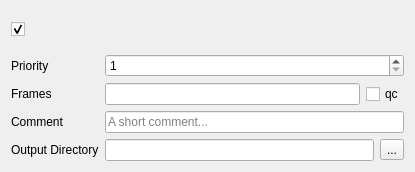
<?xml version="1.0" encoding="UTF-8"?>
<ui version="4.0">
 <class>Form</class>
 <widget class="QWidget" name="Form">
  <property name="geometry">
   <rect>
    <x>0</x>
    <y>0</y>
    <width>415</width>
    <height>172</height>
   </rect>
  </property>
  <property name="windowTitle">
   <string>Form</string>
  </property>
  <layout class="QVBoxLayout" name="verticalLayout">
   <item>
    <layout class="QHBoxLayout" name="horizontalLayout_2">
     <item>
      <widget class="QCheckBox" name="renderableCheck">
       <property name="maximumSize">
        <size>
         <width>25</width>
         <height>16777215</height>
        </size>
       </property>
       <property name="text">
        <string/>
       </property>
       <property name="checked">
        <bool>true</bool>
       </property>
      </widget>
     </item>
     <item>
      <widget class="QLabel" name="jobNameLbl">
       <property name="font">
        <font>
         <pointsize>10</pointsize>
         <weight>75</weight>
         <bold>true</bold>
        </font>
       </property>
       <property name="text">
        <string notr="true"/>
       </property>
       <property name="alignment">
        <set>Qt::AlignCenter</set>
       </property>
      </widget>
     </item>
    </layout>
   </item>
   <item>
    <layout class="QFormLayout" name="formLayout">
     <property name="fieldGrowthPolicy">
      <enum>QFormLayout::AllNonFixedFieldsGrow</enum>
     </property>
     <item row="1" column="0">
      <widget class="QLabel" name="priorityLabel">
       <property name="text">
        <string>Priority</string>
       </property>
      </widget>
     </item>
     <item row="1" column="1">
      <widget class="QSpinBox" name="prioritySpinBox">
       <property name="minimum">
        <number>1</number>
       </property>
       <property name="maximum">
        <number>100</number>
       </property>
      </widget>
     </item>
     <item row="2" column="0">
      <widget class="QLabel" name="framesLabel">
       <property name="text">
        <string>Frames</string>
       </property>
      </widget>
     </item>
     <item row="2" column="1">
      <layout class="QHBoxLayout" name="horizontalLayout_3">
       <item>
        <widget class="QLineEdit" name="framesLineEdit"/>
       </item>
       <item>
        <widget class="QCheckBox" name="qcCheck">
         <property name="text">
          <string>qc</string>
         </property>
        </widget>
       </item>
      </layout>
     </item>
     <item row="4" column="0">
      <widget class="QLabel" name="label">
       <property name="text">
        <string>Output Directory</string>
       </property>
      </widget>
     </item>
     <item row="4" column="1">
      <layout class="QHBoxLayout" name="horizontalLayout">
       <item>
        <widget class="QLineEdit" name="outptuDirLine"/>
       </item>
       <item>
        <widget class="QToolButton" name="set_dir_btn">
         <property name="text">
          <string>...</string>
         </property>
        </widget>
       </item>
      </layout>
     </item>
     <item row="3" column="0">
      <widget class="QLabel" name="commentLabel">
       <property name="text">
        <string>Comment</string>
       </property>
      </widget>
     </item>
     <item row="3" column="1">
      <widget class="QLineEdit" name="commentLineEdit">
       <property name="placeholderText">
        <string>A short comment...</string>
       </property>
      </widget>
     </item>
    </layout>
   </item>
  </layout>
 </widget>
 <resources/>
 <connections/>
</ui>
